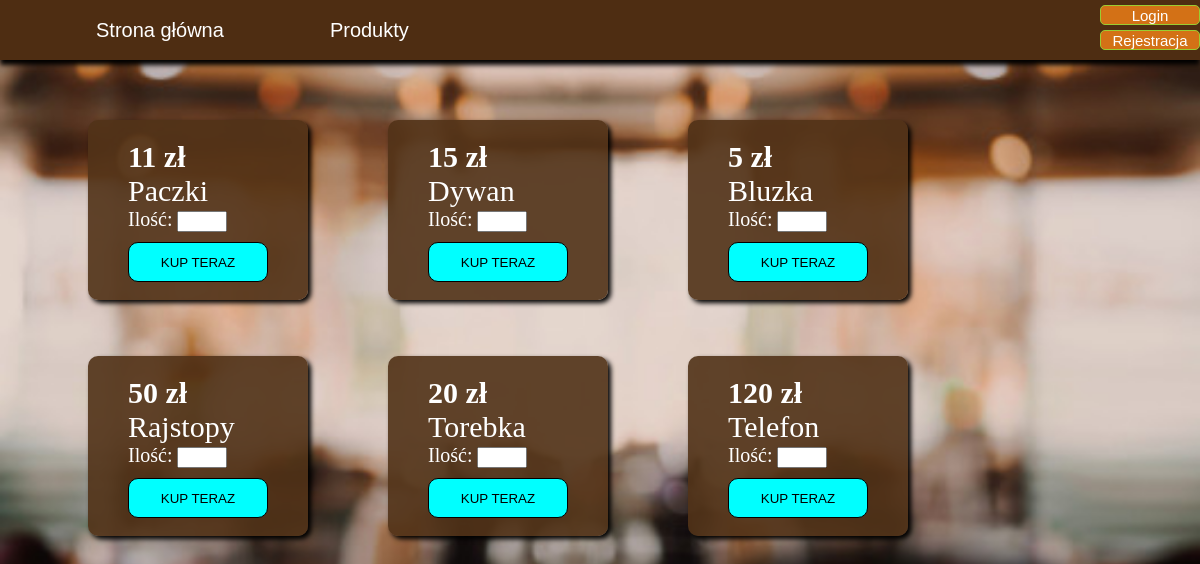
Page /sklep.php on the committed database.
### tables this page shows
CREATE TABLE `produkty` (
  `idproduktu` int(11) NOT NULL,
  `produkt` varchar(255) NOT NULL,
  `cena` int(11) NOT NULL
);

### sklep.php (the view, shortened to what this page needs)
<html>
<head>
    <?php include 'settings.php'; ?>
</head>
<body>
    <?php include 'panel.php'; ?>
<div id="main">
    <br><br><br><br>
        <?php
        $conn = new mysqli('localhost','root','','sklep');
        $r = $conn->query("SELECT * FROM produkty ;");
        while($row = $r->fetch_assoc())
        {
            echo "<form method='POST'>";
            echo "<div class='produkt'>";
            echo "<b>".$row["cena"]." zł</b><br>";
            echo ucfirst($row["produkt"]);
            echo "<div>";
            echo "Ilość: <input type='number' name='ilosc' min=0 max=99><br>";
            echo "<input type='submit' name='click2' value='KUP TERAZ'>";
            echo "</div>";
            echo "</div>";
            echo "</form>";
        }
        ?>
</div>
</body>
</html>

### style.css (style rules this page uses)
body { background-image: url(images/background.jpg); background-size: cover; }
.produkt { z-index: 0; position: relative; background-color: rgba(82, 50, 24, 0.9); border-radius: 10px; height: 160px; width: 180px; font-size: 30px; padding-left: 40px; padding-top: 20px; margin-top: 40px; margin-left: 80px; color: white; box-shadow: 3px 3px 5px black; }
#main > form { display: inline-block; }
.produkt > div { font-size: 20px; }
.produkt > div > input[type=number] { width: 50px; }
.produkt > div > input[type=submit] { margin-top: 10px; height: 40px; width: 140px; border-radius: 10px; border: 1px solid black; background-color: cyan; transition: 0.5s; }

### rows in the picture
produkty: cena "11", produkt "Paczki"
produkty: cena "15", produkt "Dywan"
produkty: cena "5", produkt "Bluzka"
produkty: cena "50", produkt "Rajstopy"
produkty: cena "20", produkt "Torebka"
produkty: cena "120", produkt "Telefon"
